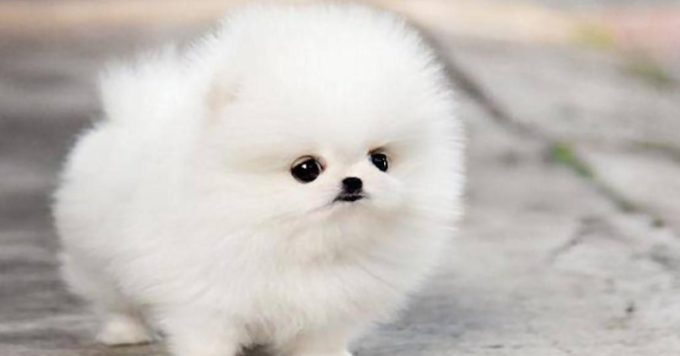
#> input picture images/06.jpg, 680 x 356 px, found by its file name
$ jupyter execute Baitap9.ipynb
#> lines starting #> are read from the running program, lines starting #| are printed output that depends on the picture
[cell 1]
from PIL import Image
import matplotlib.pyplot as plt
import numpy as np

[cell 2]
image_path =  "../ThiGiacMayTinh/images/06.jpg"
img = Image.open(image_path)
#> img is the input picture: PIL image 680x356 RGB; mean R, G, B 197.3, 192.1, 187.7
plt.imshow(img)

[cell 3]
img_gray = img.convert('L')
plt.imshow(img_gray, cmap='gray')

[cell 4]
img_array = np.array(img_gray)
print(img_array)
#> (printed output is left out)

[cell 5]
plt.figure()
plt.hist(img_array.flatten(), bins=255)
plt.title("Biểu đồ Histogram của ảnh")
plt.xlabel("Giá trị của pixel")
plt.ylabel("Số lượng")
plt.show()
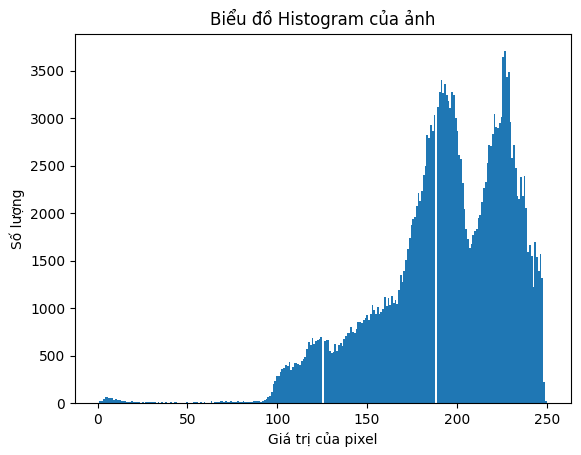
#> figure drawn by matplotlib, 1 panel; tallest bar 3704 high, from x = 226.4 to 227.4

[cell 6]
plt.figure()
plt.gray()
plt.contour(img_gray, origin="image")
plt.show()
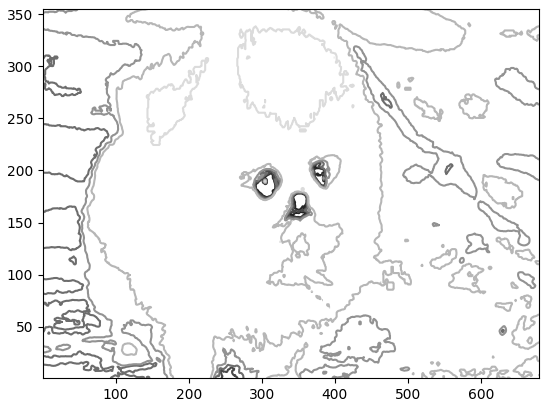
#> figure drawn by matplotlib, 1 panel

[cell 7]
image_path =  "../ThiGiacMayTinh/images/05.jpeg"
img = Image.open(image_path).convert('L')
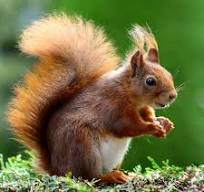
#> input picture images/05.jpeg, 204 x 192 px, found by its file name
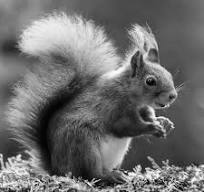
#> img: PIL image 204x192 L; min 1, max 253, mean 109
plt.imshow(img)
plt.figure()
plt.gray()
plt.contour(img, origin="image")
plt.axis('equal')
plt.show()
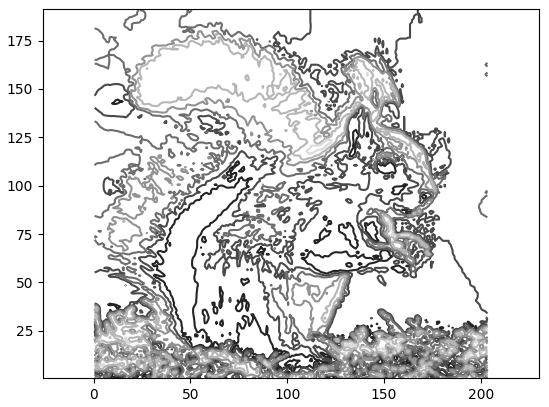
#> figure drawn by matplotlib, 1 panel
